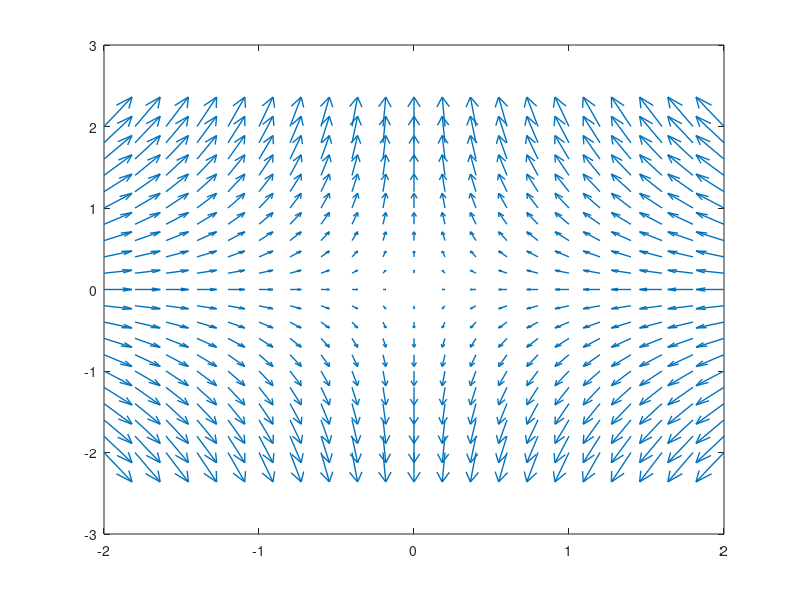

The MATLAB source for this figure:
% Example with different roots of opposite sign
x10 = -2:0.2:2;
x20 = -2:0.2:2;
[x,y] = meshgrid(x10,x20); % Given vectors of x10 and x20 coordinates, 
                           % return matrices x and y corresponding to 
                           % a full 2-D grid.
                           
% System of differential equations
%%%%%%%%%%%%%%
   xp = -3*x;         % x'(t) = -3x
   yp = 6*y;         % y'(t) = 6y
%%%%%%%%%%%%%%

quiver(x, y, xp, yp, 1.5, 'linewidt', 1) % Plot the (u, v) components of 
                                         % a vector field in an (x, y) 
                                         % meshgrid -> quiver(x, y, u, v)
                                         % 1.5 -> vector length
                                         % 1 -> vector thickness